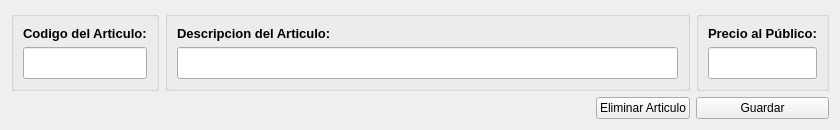
<?xml version="1.0" encoding="UTF-8"?>
<ui version="4.0">
 <class>Form</class>
 <widget class="QWidget" name="Form">
  <property name="geometry">
   <rect>
    <x>0</x>
    <y>0</y>
    <width>840</width>
    <height>130</height>
   </rect>
  </property>
  <property name="minimumSize">
   <size>
    <width>840</width>
    <height>130</height>
   </size>
  </property>
  <property name="maximumSize">
   <size>
    <width>840</width>
    <height>130</height>
   </size>
  </property>
  <property name="windowTitle">
   <string>Form</string>
  </property>
  <layout class="QGridLayout" name="gridLayout_4" columnstretch="10,80,15,10">
   <item row="0" column="0">
    <widget class="QGroupBox" name="groupBox">
     <property name="title">
      <string/>
     </property>
     <layout class="QGridLayout" name="gridLayout">
      <item row="1" column="1">
       <widget class="QLineEdit" name="lineEdit">
        <property name="sizePolicy">
         <sizepolicy hsizetype="Expanding" vsizetype="Expanding">
          <horstretch>0</horstretch>
          <verstretch>0</verstretch>
         </sizepolicy>
        </property>
        <property name="font">
         <font>
          <pointsize>18</pointsize>
         </font>
        </property>
       </widget>
      </item>
      <item row="0" column="1">
       <widget class="QLabel" name="label">
        <property name="font">
         <font>
          <pointsize>10</pointsize>
          <weight>75</weight>
          <bold>true</bold>
         </font>
        </property>
        <property name="text">
         <string>Codigo del Articulo:</string>
        </property>
       </widget>
      </item>
     </layout>
    </widget>
   </item>
   <item row="1" column="3">
    <widget class="QPushButton" name="pushButton">
     <property name="sizePolicy">
      <sizepolicy hsizetype="Minimum" vsizetype="Expanding">
       <horstretch>0</horstretch>
       <verstretch>0</verstretch>
      </sizepolicy>
     </property>
     <property name="text">
      <string>Guardar</string>
     </property>
    </widget>
   </item>
   <item row="1" column="0" colspan="2">
    <spacer name="horizontalSpacer">
     <property name="orientation">
      <enum>Qt::Horizontal</enum>
     </property>
     <property name="sizeHint" stdset="0">
      <size>
       <width>40</width>
       <height>20</height>
      </size>
     </property>
    </spacer>
   </item>
   <item row="0" column="3">
    <widget class="QGroupBox" name="groupBox_3">
     <property name="title">
      <string/>
     </property>
     <layout class="QGridLayout" name="gridLayout_3">
      <item row="1" column="1">
       <widget class="QLineEdit" name="lineEdit_2">
        <property name="sizePolicy">
         <sizepolicy hsizetype="Expanding" vsizetype="Expanding">
          <horstretch>0</horstretch>
          <verstretch>0</verstretch>
         </sizepolicy>
        </property>
        <property name="font">
         <font>
          <pointsize>18</pointsize>
         </font>
        </property>
       </widget>
      </item>
      <item row="0" column="1">
       <widget class="QLabel" name="label_3">
        <property name="font">
         <font>
          <pointsize>10</pointsize>
          <weight>75</weight>
          <bold>true</bold>
         </font>
        </property>
        <property name="text">
         <string>Precio al Público:</string>
        </property>
       </widget>
      </item>
     </layout>
    </widget>
   </item>
   <item row="1" column="2">
    <widget class="QPushButton" name="pushButton_2">
     <property name="sizePolicy">
      <sizepolicy hsizetype="Expanding" vsizetype="Expanding">
       <horstretch>0</horstretch>
       <verstretch>0</verstretch>
      </sizepolicy>
     </property>
     <property name="text">
      <string>Eliminar Articulo</string>
     </property>
    </widget>
   </item>
   <item row="0" column="1" colspan="2">
    <widget class="QGroupBox" name="groupBox_2">
     <property name="title">
      <string/>
     </property>
     <layout class="QGridLayout" name="gridLayout_2">
      <item row="0" column="0">
       <widget class="QLabel" name="label_2">
        <property name="font">
         <font>
          <pointsize>10</pointsize>
          <weight>75</weight>
          <bold>true</bold>
         </font>
        </property>
        <property name="text">
         <string>Descripcion del Articulo:</string>
        </property>
       </widget>
      </item>
      <item row="1" column="0">
       <widget class="QLineEdit" name="lineEdit_3">
        <property name="sizePolicy">
         <sizepolicy hsizetype="Expanding" vsizetype="Expanding">
          <horstretch>0</horstretch>
          <verstretch>0</verstretch>
         </sizepolicy>
        </property>
        <property name="font">
         <font>
          <pointsize>18</pointsize>
         </font>
        </property>
       </widget>
      </item>
     </layout>
    </widget>
   </item>
  </layout>
 </widget>
 <resources/>
 <connections/>
</ui>
